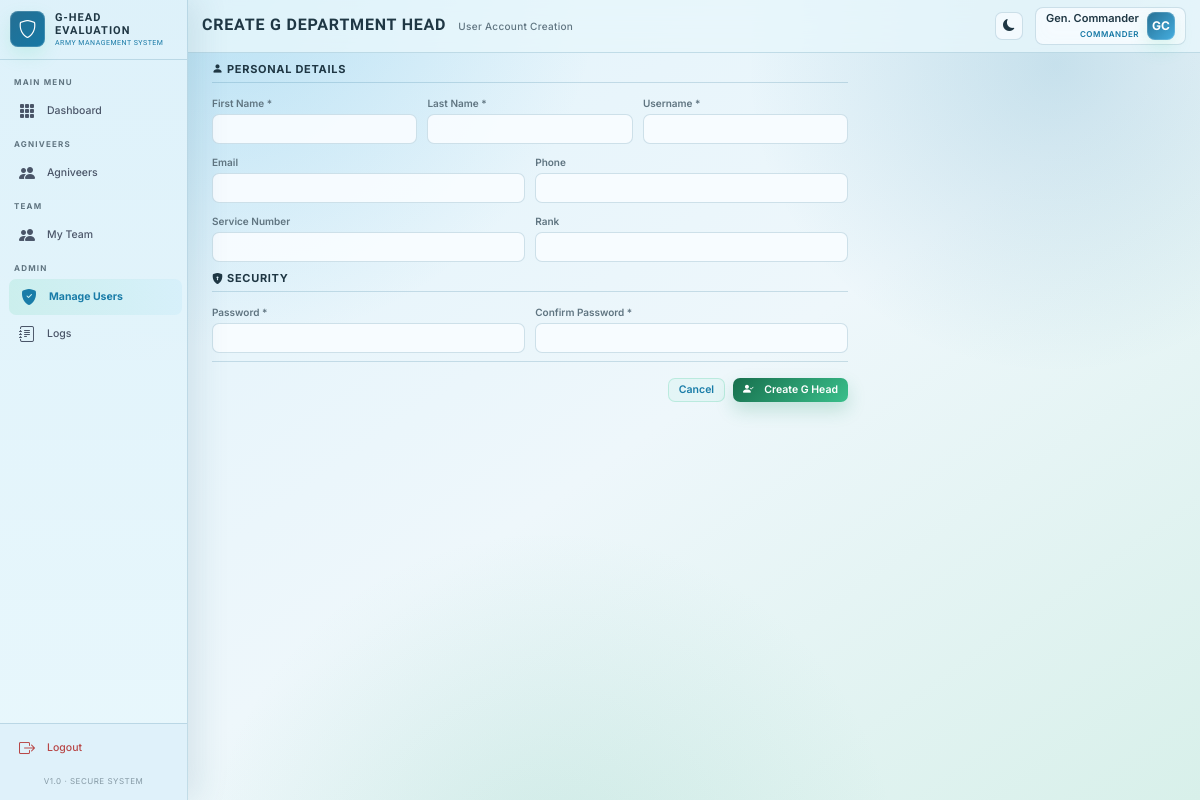
/accounts/users/create/g-head/ (signed in), run on the app's committed database.
### accounts/models.py (models this page shows, shortened)
class CustomUser(AbstractUser):
    ROLE_COMMANDER = 'commander'
    ROLE_G_HEAD = 'g_head'
    ROLE_DEPT_A = 'dept_a'
    ROLE_DEPT_B = 'dept_b'
    ROLE_DEPT_C = 'dept_c'
    ROLE_DEPT_D = 'dept_d'
    ROLE_TRAINER_NCO = 'trainer_nco'
    ROLE_TRAINER_JCO = 'trainer_jco'
    ROLE_TRAINER_OFFICER = 'trainer_officer'
    ROLE_REGISTRATION = 'registration'
    BATTALION_1TB = '1TB'
    BATTALION_2TB = '2TB'
    BATTALION_STB = 'STB'
    BATTALION_CHOICES = [
        (BATTALION_1TB, '1st Battalion (1TB)'),
        (BATTALION_2TB, '2nd Battalion (2TB)'),
        (BATTALION_STB, 'Special Training Battalion (STB)'),
    ]
    TTS_TRADE_DMV = 'DMV'
    TTS_TRADE_OPEM = 'OPEM'
    TTS_TRADE_OTHER = 'OTHER'
    TTS_TRADE_CHOICES = [
        (TTS_TRADE_DMV, 'DMV'),
        (TTS_TRADE_OPEM, 'OPEM'),
        (TTS_TRADE_OTHER, 'Other Trades'),
    ]
    ROLE_CHOICES = [
        (ROLE_COMMANDER, 'Commander'),
        (ROLE_G_HEAD, 'G Department Head'),
        (ROLE_DEPT_A, 'Battalion'),
        (ROLE_DEPT_B, 'TTS'),
        (ROLE_DEPT_C, 'CS'),
        (ROLE_DEPT_D, 'Clerk'),
        (ROLE_TRAINER_NCO, 'Trainer - NCO'),
        (ROLE_TRAINER_JCO, 'Trainer - JCO'),
        (ROLE_TRAINER_OFFICER, 'Trainer - Officer'),
        (ROLE_REGISTRATION, 'Registration Office'),
    ]
    DEPARTMENT_CHOICES = [
        ('A', 'Battalion'),
        ('B', 'TTS'),
        ('C', 'CS'),
        ('D', 'Clerk'),
    ]
    PLATOON_CHOICES = [
        ('P1', 'P1'),
        ('P2', 'P2'),
        ('P3', 'P3'),
        ('P4', 'P4'),
        ('P5', 'P5'),
        ('P6', 'P6'),
        ('P7', 'P7'),
        ('P8', 'P8'),
        ('P9', 'P9'),
    ]
    COMPANY_CHOICES = [
        ('Company A', 'Company A'),
        ('Company B', 'Company B'),
        ('Company C', 'Company C'),
        ('Company D', 'Company D'),
        ('Company E', 'Company E'),
        ('Company F', 'Company F'),
        ('Company G', 'Company G'),
        ('Company H', 'Company H'),
        ('Company I', 'Company I'),
    ]
    role = models.CharField(max_length=20, choices=ROLE_CHOICES, default=ROLE_TRAINER_NCO)
    department = models.CharField(max_length=1, choices=DEPARTMENT_CHOICES, blank=True, null=True)
    battalion_unit = models.CharField(max_length=10, choices=BATTALION_CHOICES, blank=True, null=True)
    tts_trade = models.CharField(max_length=10, choices=TTS_TRADE_CHOICES, blank=True, null=True)
    company = models.CharField(max_length=20, choices=COMPANY_CHOICES, blank=True, null=True)
    platoon = models.CharField(max_length=10, choices=PLATOON_CHOICES, blank=True, null=True)
    phone = models.CharField(max_length=15, blank=True, null=True)
    service_number = models.CharField(max_length=30, unique=True, blank=True, null=True)
    rank = models.CharField(max_length=50, blank=True, null=True)
    profile_photo = models.ImageField(upload_to='profiles/', blank=True, null=True)
    is_active = models.BooleanField(default=True)
    created_by = models.ForeignKey(
        'self', on_delete=models.SET_NULL, null=True, blank=True, related_name='created_users'
    )
    last_login_ip = models.GenericIPAddressField(null=True, blank=True)
    login_attempts = models.IntegerField(default=0)
    locked_until = models.DateTimeField(null=True, blank=True)
    created_at = models.DateTimeField(auto_now_add=True)
    updated_at = models.DateTimeField(auto_now=True)
    class Meta:
        verbose_name = 'User'
        verbose_name_plural = 'Users'
        ordering = ['-created_at']
    @property
    def is_commander(self):
        return self.role == self.ROLE_COMMANDER
    @property
    def is_g_head(self):
        return self.role == self.ROLE_G_HEAD
    @property
    def is_department(self):
        return self.role in [self.ROLE_DEPT_A, self.ROLE_DEPT_B, self.ROLE_DEPT_C, self.ROLE_DEPT_D]
    @property
    def is_registration_office(self):
        return self.role == self.ROLE_REGISTRATION

### accounts/views.py (the view, shortened to what this page needs)
# urls.py: path('users/create/g-head/', views.CreateGHeadView.as_view(), name='create_g_head'),
class CreateGHeadView(CommanderRequiredMixin, CreateView):
    model = CustomUser
    form_class = CreateGHeadForm
    template_name = 'accounts/create_user.html'
    def get_context_data(self, **kwargs):
        ctx = super().get_context_data(**kwargs)
        ctx['title'] = 'Create G Department Head'
        ctx['role_label'] = 'G Head'
        return ctx

### accounts/forms.py (shortened to what this page needs)
class CreateGHeadForm(forms.ModelForm):
    password = forms.CharField(widget=forms.PasswordInput(attrs={'class': 'form-control'}))
    confirm_password = forms.CharField(widget=forms.PasswordInput(attrs={'class': 'form-control'}))
    class Meta:
        model = CustomUser
        fields = ['first_name', 'last_name', 'username', 'email', 'service_number', 'rank', 'phone']
        widgets = {
            'first_name': forms.TextInput(attrs={'class': 'form-control'}),
            'last_name': forms.TextInput(attrs={'class': 'form-control'}),
            'username': forms.TextInput(attrs={'class': 'form-control'}),
            'email': forms.EmailInput(attrs={'class': 'form-control'}),
            'service_number': forms.TextInput(attrs={'class': 'form-control'}),
            'rank': forms.TextInput(attrs={'class': 'form-control'}),
            'phone': forms.TextInput(attrs={'class': 'form-control'}),
        }

### accounts/mixins.py (called while the page is built)
    def dispatch(self, request, *args, **kwargs):
        if not request.user.is_authenticated:
            return self.handle_no_permission()
        if self.allowed_roles and request.user.role not in self.allowed_roles:
            messages.error(request, "You don't have permission to access this page.")
            return redirect('core:dashboard')
        return super().dispatch(request, *args, **kwargs)

### core/context_processors.py (called while the page is built)
def global_context(request):
    if not request.user.is_authenticated:
        return {}
    user = request.user
    context = {
        'user_role': user.role,
        'is_commander': user.is_commander,
        'is_g_head': user.is_g_head,
        'is_department': user.is_department,
        'is_registration_office': user.is_registration_office,
    }
    try:
        if user.is_commander or user.is_g_head or user.is_department or user.is_registration_office:
            context['total_agniveers'] = Agniveer.objects.count()
        else:
            context['total_agniveers'] = 0
    except Exception:
        context['total_agniveers'] = 0
    return context

### templates/accounts/create_user.html (shortened to what this page needs)
{% extends 'base.html' %}
{% block page_title %}{{ title }}{% endblock %}
{% block page_subtitle %}User Account Creation{% endblock %}
{% block body_class %}portal-ops-page{% endblock %}
{% block content %}
  <div class="col-lg-8">
    <div style="background: transparent; border: none; padding: 0 10px;">
      <form method="post" id="userForm" data-role-label="{{ role_label|default:'' }}" data-dept-code="{{ department_code|default:'' }}">
        <div class="section-divider" style="margin-top: 0; margin-bottom: 12px; font-weight: 700; border-bottom: 1px solid var(--portal-line); padding-bottom: 4px; text-transform: uppercase;">
          <i class="bi bi-person-fill"></i> Personal Details
        </div>
        <div class="row g-2 mb-3">
          <div class="col-md-4">
            <label class="form-label">First Name *</label>
            {{ form.first_name }}
          </div>
          <div class="col-md-4">
            <label class="form-label">Last Name *</label>
            {{ form.last_name }}
          </div>
          <div class="col-md-4">
            <label class="form-label">Username *</label>
            {{ form.username }}
          </div>
          <div class="col-md-6">
            <label class="form-label">Email</label>
            {{ form.email }}
          </div>
          <div class="col-md-6">
            <label class="form-label">Phone</label>
            {{ form.phone }}
          </div>
          <div class="col-md-6">
            <label class="form-label">Service Number</label>
            {{ form.service_number }}
          </div>
          <div class="col-md-6">
            <label class="form-label">Rank</label>
            {{ form.rank }}
          </div>
        </div>
        <div class="section-divider" style="margin-bottom: 12px; font-weight: 700; border-bottom: 1px solid var(--portal-line); padding-bottom: 4px; text-transform: uppercase;">
          <i class="bi bi-shield-lock-fill"></i> Security
        </div>
        <div class="row g-2 mb-3">
          <div class="col-md-6">
            <label class="form-label">Password *</label>
            {{ form.password }}
          </div>
          <div class="col-md-6">
            <label class="form-label">Confirm Password *</label>
            {{ form.confirm_password }}
          </div>
        </div>
        <div class="d-flex justify-content-end gap-2 pt-3" style="border-top:1px solid var(--portal-line);">
          {% if is_department %}
          <a href="{% url 'accounts:my_team' %}" class="btn btn-army-outline px-4 py-2">Cancel</a>
          {% else %}
          <a href="{% url 'accounts:user_list' %}" class="btn btn-army-outline px-4 py-2">Cancel</a>
          {% endif %}
          <button type="submit" class="btn btn-army px-4 py-2">
            <i class="bi bi-person-check-fill me-2"></i> Create {{ role_label }}
          </button>
        </div>
      </form>
    </div>
  </div>
</div>
{% endblock %}

### templates/base.html (shortened to what this page needs)
{% load static %}
<!DOCTYPE html>
<html lang="en" data-bs-theme="light">
<head>
  <link href="https://cdn.jsdelivr.net/npm/bootstrap@5.3.3/dist/css/bootstrap.min.css" rel="stylesheet" />
  <link href="https://cdn.jsdelivr.net/npm/bootstrap-icons@1.11.3/font/bootstrap-icons.css" rel="stylesheet" />
  <link href="{% static 'css/portal-ui.css' %}" rel="stylesheet" />
</head>
<body class="{% block body_class %}{% endblock %}">
  <aside class="sidebar" id="sidebar">
    <div class="sidebar-brand">
      <div class="sidebar-brand-icon">
        <i class="bi bi-shield"></i>
      </div>
      <div class="sidebar-brand-text">
        G-Head Evaluation
        <span>Army Management System</span>
      </div>
    </div>
    {% if user.is_authenticated %}
    <nav class="sidebar-nav">
      <div class="nav-section-label">Main Menu</div>
      <a href="{% url 'core:dashboard' %}"
        class="sidebar-link {% if request.resolver_match.url_name == 'dashboard' %}active{% endif %}">
        <i class="bi bi-grid-3x3-gap-fill"></i> Dashboard
      </a>
      <div class="nav-section-label">Agniveers</div>
      <a href="{% url 'departments:agniveer_list' %}"
        class="sidebar-link {% if 'agniveer' in request.path %}active{% endif %}">
        <i class="bi bi-people-fill"></i> Agniveers
      </a>
      {% if is_department_head or is_commander or is_g_head %}
      <div class="nav-section-label">Team</div>
      <a href="{% url 'accounts:my_team' %}" class="sidebar-link {% if 'my-team' in request.path %}active{% endif %}">
        <i class="bi bi-people-fill"></i> My Team
      </a>
      {% endif %}
      {% if is_commander or is_g_head or is_department_head %}
      <div class="nav-section-label">Admin</div>
      {% if is_commander or is_g_head %}
      <a href="{% url 'accounts:user_list' %}" class="sidebar-link {% if 'users' in request.path %}active{% endif %}">
        <i class="bi bi-shield-fill-check"></i> Manage Users
      </a>
      {% endif %}
      <a href="{% url 'logs:activity_log' %}" class="sidebar-link {% if 'logs' in request.path %}active{% endif %}">
        <i class="bi bi-journal-text"></i> Logs
      </a>
      {% endif %}
    </nav>
    <div class="sidebar-footer">
      <a href="{% url 'accounts:logout' %}" class="sidebar-link" style="color:#EF5350; padding: 8px 18px;">
        <i class="bi bi-box-arrow-right"></i> Logout
      </a>
      <div
        style="padding: 8px 0; font-size: 8px; color:var(--text-muted); text-align:center; opacity: 0.7; letter-spacing: 0.5px; text-transform: uppercase;">
        v1.0 · Secure System
      </div>
    </div>
    {% endif %}
  </aside>
  <div class="main-wrapper">
    <div class="page-header">
      <div class="page-header-left">
        <h1 class="page-title">{% block page_title %}{% endblock %}</h1>
        <div class="page-subtitle">{% block page_subtitle %}{% endblock %}</div>
      </div>
      <div class="page-header-right">
        <button id="themeToggle" class="theme-toggle" title="Toggle Light/Dark Mode">
        </button>
        {% if user.is_authenticated %}
        <a href="{% url 'accounts:profile' %}" class="user-profile-card">
          <div class="user-profile-info">
            <div class="user-profile-name">
              {% if user.first_name %}{{ user.first_name }} {{ user.last_name }}{% else %}{{ user.username }}{% endif %}
            </div>
            <div class="user-profile-role">
              {{ user.get_role_display }}
            </div>
          </div>
          <div class="user-profile-avatar">
            {{ user.first_name.0|upper }}{{ user.last_name.0|upper }}
          </div>
        </a>
        {% endif %}
      </div>
    </div>
    <div class="content-area portal-surface" id="portalSurface">
      {% block content %}{% endblock %}
    </div>
</body>
</html>

### templates/accounts/create_user.html (style rules this page uses)
.portal-ops-page .page-title { font-size: 16px !important; }
.portal-ops-page .btn { font-size: 10.5px !important; }
.portal-ops-page .form-control, .portal-ops-page .form-select { min-height: 30px !important; font-size: 11px !important; }

### data on the page
CustomUser: first_name "Gen.", last_name "Commander", role "COMMANDER", first_name.0 "G", last_name.0 "C"

### other printed values
{{ title }} "CREATE G DEPARTMENT HEAD"
{{ role_label }} "G Head"
